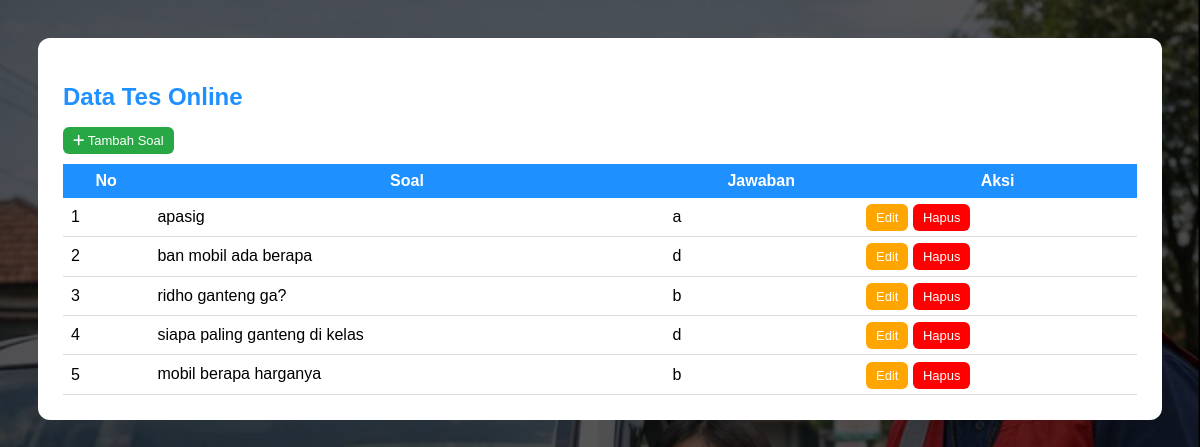
/tes/tes.php (signed in), run on the app's committed database.
### tables this page shows
CREATE TABLE `tes` (
  `tes_id` int(11) NOT NULL,
  `soal` text NOT NULL,
  `a` varchar(255) NOT NULL,
  `b` varchar(255) NOT NULL,
  `c` varchar(255) NOT NULL,
  `d` varchar(255) NOT NULL,
  `jawaban` char(1) NOT NULL
);

### tes/tes.php (the view, shortened to what this page needs)
<?php
include "../koneksi.php";
?>
<!DOCTYPE html>
<html>
<head>
<link rel="stylesheet" href="https://cdnjs.cloudflare.com/ajax/libs/font-awesome/6.5.0/css/all.min.css">
</head>
<body>
<div class="container">
<div class="card">
<h2>Data Tes Online</h2>
<a href="add.php" class="btn add">
<i class="fa fa-plus"></i> Tambah Soal
</a>
<table>
<tr>
<th>No</th>
<th>Soal</th>
<th>Jawaban</th>
<th>Aksi</th>
</tr>
<?php
$no=1;
$q=mysqli_query($koneksi,"SELECT * FROM tes");
while($t=mysqli_fetch_assoc($q)){
?>
<tr>
<td><?= $no++ ?></td>
<td class="soal"><?= $t['soal'] ?></td>
<td><?= $t['jawaban'] ?></td>
<td>
<a href="edit.php?id=<?= $t['tes_id'] ?>" class="btn edit">Edit</a>
<a href="hapus.php?id=<?= $t['tes_id'] ?>" class="btn delete"
onclick="return confirm('Hapus soal ini?')">Hapus</a>
</td>
</tr>
<?php } ?>
</table>
</div>
</div>
</body>
</html>

### tes/tes.php (style rules this page uses)
body { background:linear-gradient(rgba(0,0,0,.65),rgba(0,0,0,.65)), url('../assets/img/bg_kursus.jpg'); background-size:cover; font-family:Arial; }
.container { padding:30px; }
.card { background:white; padding:25px; border-radius:12px; }
h2 { color:#1e90ff; }
.btn { padding:6px 10px; color:white; border-radius:6px; text-decoration:none; font-size:13px; }
.add { background:#28a745; }
.edit { background:orange; }
.delete { background:red; }
table { width:100%; border-collapse:collapse; margin-top:15px; }
th { background:#1e90ff; color:white; padding:8px; }
td { padding:8px; border-bottom:1px solid #ddd; }
.soal { max-width: 450px; white-space: normal; word-wrap: break-word; line-height: 1.4; }

### data on the page
tes: soal "apasig", jawaban "a"
tes: soal "ban mobil ada berapa", jawaban "d"
tes: soal "ridho ganteng ga?", jawaban "b"
tes: soal "siapa paling ganteng di kelas", jawaban "d"
tes: soal "mobil berapa harganya", jawaban "b"
